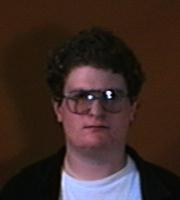
#> input picture Face_Images/faces_dataset/101_Image3.jpg, 180 x 200 px, found by its file name; its folder holds only this picture in this run
$ python Eigenfaces_Implementation.py
#> lines starting #> are read from the running program, lines starting #| are printed output that depends on the picture
### face_image.py
import numpy as np
from skimage import io
from skimage import transform

class FaceImage:
    image_array = None
    image_vector = None
    identity = None
    OMEGA_k = None

    def __init__(self, image, identity):
#> called with identity = '101_Image3.jpg'
        if isinstance(image, str):
            self.image_array = np.array(transform.resize(
                io.imread(image, as_gray=True), (150, 150)))
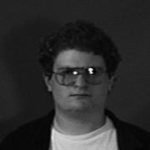
#> self.image_array: shape (150, 150) float64; min 0.00139, max 0.973, mean 0.179
        else:
            self.image_array = image
        if isinstance(identity, str):
            identity = identity.split('_')[0]
            if identity == "unidentified":
                self.identity = None
            else:
                self.identity = int(identity)
        else:
            self.identity = identity
        self.image_vector = self.image_array.flatten().reshape(-1, 1)
        self.OMEGA_k = None

    def displayImage(self):
        io.imshow(self.image_array)

### eigen_pair.py
class EigenPair:
    eigen_value = None
    magnitude = None
    eigen_vector = None

    def __init__(self, eigen_value, eigen_vector):
        self.eigen_value = eigen_value
        self.magnitude = abs(eigen_value)
        self.eigen_vector = eigen_vector

### Utilities.py
# Utility methods used in each recognition implementation

from skimage import io
from skimage import transform
from face_image import FaceImage
from eigen_pair import EigenPair
import numpy as np
import os
import math


def importDataSet(foldername=os.getcwd() + "/Face_Images/faces_dataset"):
    face_images = []
    for filename in os.listdir(foldername):
        path = foldername + '/' + filename
        face_images.append(FaceImage(path, filename))
    return face_images


# [21 lines left out: functions euclideanDistance, KNearestNeighbors, not called in this run]

### Eigenfaces_Implementation/Eigenfaces_Implementation.py
# MTHE-493 Facial Recognition Project
# EigenFaces Implementation
# Jake Stubbs

from matplotlib import pyplot as plt
import numpy as np
import os
from Utilities import euclideanDistance, importDataSet, FaceImage, EigenPair

# Computes the vector representation of the average face of all of the faces in the provided dataset.
def averageVector(face_images):
    face_images_arrays = []
    for image in face_images:
        face_images_arrays.append(image.image_array)
#> after the loop, face_images_arrays = 1 item
    return np.mean(face_images_arrays, axis=0).reshape(-1,1)

# Computes the standard deviation of each face image and returns an array of deviation vectors.
def standardDeviation(face_images, average_face):
    face_deviations = []
    for face in face_images:
        face_deviations.append(face.image_vector - average_face)
#> this loop made 1 pass
#> after the loop, face_deviations = 1 item
    return face_deviations

# Computes the eigenvectors of the provided empirical covariance matrix A.
def covarianceEigenvectors(face_deviations, A):
    L = np.dot(np.transpose(A),A)
    return np.linalg.eig(L)

# Converts eigen vector to face images to be displayed.
def getEigenFace(eigen_vector, A):
    eigen_face = np.dot(A, eigen_vector).reshape(150,150)
    return eigen_face

# Projects newly introduced face image onto predetermined low dimensional image space.
def projectImage(face_image, eigen_pairs, average_face, A):
    projection = []
    for pair in eigen_pairs:
        omega_k = float(np.dot(np.dot(A, pair.eigen_vector), face_image - average_face))
        projection.append(omega_k)
    return projection

# K Nearest Neighbor to classify an individual image projection based on the shortest euclidean distance from the projected training images.
def KNearestNeighbors(training_classes, test_row, num_neighbors):
	distances = list()
	for face in training_classes:
		dist = euclideanDistance(test_row, face.OMEGA_k)
		distances.append((face, dist))
	distances.sort(key=lambda tup: tup[1])
	neighbors = list()
	for i in range(num_neighbors):
		neighbors.append(distances[i][0])
	return neighbors

# Classify unidentified face image projection based on the projections of the identified K nearest neighbors.
def classifyImage(corresponding_faces, new_face_projection):
    identity_dictionary = dict()
    for faceImage in corresponding_faces:
        if identity_dictionary.get(faceImage.identity) == None:
            identity_dictionary[faceImage.identity] = faceImage
        else:
            identity_dictionary[faceImage.identity].OMEGA_k = np.mean([identity_dictionary[faceImage.identity].OMEGA_k, faceImage.OMEGA_k], axis=0)

    updated_results = []
    for key in identity_dictionary:
        dist = euclideanDistance(new_face_projection, identity_dictionary[key].OMEGA_k)
        updated_results.append((identity_dictionary[key], dist))

    updated_results.sort(key=lambda tup: tup[1])
    return updated_results[0][0]

def main():
    '''IMPORT DATA SET AND TRAIN'''
    # Import training data set.
    face_images = importDataSet()

    # Compute the average of all of the imported face images.
    average_face = averageVector(face_images)

    # Compute the deviation of all of the face images.
    face_deviations = standardDeviation(face_images, average_face)
#> face_deviations = 1 item

    # Calculate A matrix, impirical covariance matrix is given by C = A*AT
    A = np.concatenate(face_deviations, axis=1)

    # Calculate eigen vectors and values from the impirical covariance matrix.
    eigen_values, eigen_vectors = covarianceEigenvectors(face_deviations, A)
#> in covarianceEigenvectors, `L = np.dot(np.transpose(A),A)`: L = [0]
#> eigen_values = [0]; eigen_vectors = [1]

    # Pair the eigenvectors and eigenvalues then order pairs by decreasing eigenvalue magnitude.
    eigen_pairs = []
    for i in range(len(eigen_values)):
        eigen_pairs.append(EigenPair(eigen_values[i], eigen_vectors[i]))
#> this loop made 1 pass
#> after the loop, eigen_pairs = 1 item
    eigen_pairs.sort(key=lambda x: x.magnitude, reverse=True)

    '''TO INTRODUCE A SINGLE FACE AT A TIME:'''
    # Optimal dimension for accuracy of recognition.
    OPTIMAL_DIM = 7
    # Optimal nearest neighbors to consider for accuracy of recognition.
    OPTIMAL_K = 3
    # Choose a subset of eigenpairs corresponding to DIM largest eigenvalues.

    ms_eigen_pairs = []
    for k in range(OPTIMAL_DIM):
        ms_eigen_pairs.append(eigen_pairs[k])
#> after the loop, ms_eigen_pairs = 1 item

    # Classify the given training dataset based on the chosen subspace.
    for face in face_images:
        face.OMEGA_k = projectImage(face.image_vector, ms_eigen_pairs, average_face, A)
        print(face.OMEGA_k)

    # Introduce new face and classify
    new_face_file = input("Enter the filename of an image to be classified: ")
    new_face = FaceImage(new_face_file, None)

    new_face_projection = projectImage(new_face.image_vector, ms_eigen_pairs, average_face, A)

    corresponding_faces = KNearestNeighbors(face_images, new_face_projection, OPTIMAL_K)
    for face in corresponding_faces:
        print(face.identity)

    corresponding_face = classifyImage(corresponding_faces, new_face_projection)

    # TODO: Add some check which will determine if the match is close enough.
    #new_face.identity = corresponding_face[0].identity

    plt.figure(1)
    new_face.displayImage()

    plt.figure(2)
    corresponding_face.displayImage()

    plt.show()

    '''FOR OPTIMIZING K AND DIM USING CONSISTENT TRAINING DATA:'''
    '''unidentified_faces = importDataSet(os.getcwd() + "/unidentified")

    correct_identifications = dict()
    for i in range(1,8):
        correct_identifications[i] = 0
    print(correct_identifications)
    for i in range(1,8):
        # Number of neighbors to consider in KNN classification.
        K = i
        # Number of dimensions to use to construct subspace.
        DIM = 7

        # Choose a subset of eigenpairs corresponding to DIM largest eigenvalues.
        ms_eigen_pairs = []
        for k in range(DIM):
            ms_eigen_pairs.append(eigen_pairs[k])

        # Classify the given training dataset based on the chosen subspace.
        for face in face_images:
            face.OMEGA_k = projectImage(face.image_vector, ms_eigen_pairs, average_face, A)
            print(face.OMEGA_k)

        for new_face in unidentified_faces:
            # Introduce new face and classify
            new_face_projection = projectImage(new_faced.image_vector, ms_eigen_pairs, average_face, A)

            corresponding_faces = KNearestNeighbors(face_images, new_face_projection, K)
            for face in corresponding_faces:
                print(face.identity)

            corresponding_face = classifyImage(corresponding_faces, new_face_projection)

            plt.figure(1)
            io.imshow(new_face.image_array)

            plt.figure(2)
            io.imshow(corresponding_face.image_array)

            #plt.show()
            plt.draw()
            plt.pause(1) # <-------
            plt.close()

            while True:
                try:
                    n = input("Enter a 1 if the previous identification was correct or a 0 if it was not:")
                    n = int(n)
                    break
                except ValueError:
                    print("Try again")
            correct_identifications[i] += n
            print(correct_identifications)

    for key in correct_identifications:
        correct_identifications[key] = correct_identifications[key]/len(unidentified_faces)
    lists = sorted(correct_identifications.items()) # sorted by key, return a list of tuples

    x, y = zip(*lists) # unpack a list of pairs into two tuples

    plt.plot(x, y)
    plt.xlabel("Dimension of Subspace")
    plt.ylabel("Identification accuracy")
    plt.show()'''

#> (the run stopped early here; a loop or call above may not have finished)

$ run again, on Face_Images/faces_dataset/16_Image4.jpg
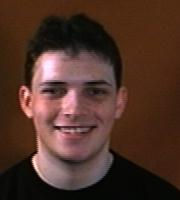
#> input picture Face_Images/faces_dataset/16_Image4.jpg, 180 x 200 px, found by its file name
#> in __init__, `self.image_array = np.array(transform.resize( io.imread(image, as_gray..`:
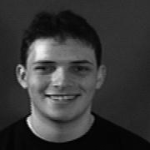
#> self.image_array: shape (150, 150) float64; min 0.0023, max 0.951, mean 0.22
#> after the loop in averageVector, `for image in face_images:`: face_images_arrays = 1 item
#> the loop in standardDeviation, `for face in face_images:` made 1 pass
#> L = [0]
#> eigen_vectors = [1]
#> the loop in main, `for i in range(len(eigen_values)):` made 1 pass
#> after the loop in main, `for i in range(len(eigen_values)):`: eigen_pairs = 1 item

$ run again, on Face_Images/faces_dataset/18_Image1.jpg
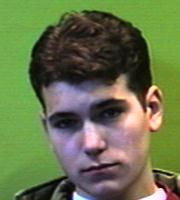
#> input picture Face_Images/faces_dataset/18_Image1.jpg, 180 x 200 px, found by its file name
#> in __init__, `self.image_array = np.array(transform.resize( io.imread(image, as_gray..`:
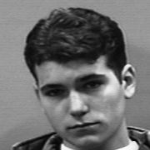
#> self.image_array: shape (150, 150) float64; min 0.0189, max 0.99, mean 0.431
#> after the loop in averageVector, `for image in face_images:`: face_images_arrays = 1 item
#> the loop in standardDeviation, `for face in face_images:` made 1 pass
#> L = [0]
#> eigen_vectors = [1]
#> the loop in main, `for i in range(len(eigen_values)):` made 1 pass
#> after the loop in main, `for i in range(len(eigen_values)):`: eigen_pairs = 1 item

$ run again, on Face_Images/faces_dataset/18_Image3.jpg
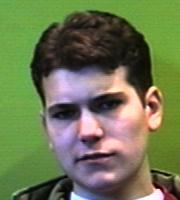
#> input picture Face_Images/faces_dataset/18_Image3.jpg, 180 x 200 px, found by its file name
#> in __init__, `self.image_array = np.array(transform.resize( io.imread(image, as_gray..`:
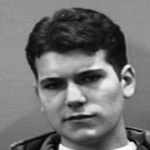
#> self.image_array: shape (150, 150) float64; min 0.00559, max 0.991, mean 0.448
#> after the loop in averageVector, `for image in face_images:`: face_images_arrays = 1 item
#> the loop in standardDeviation, `for face in face_images:` made 1 pass
#> L = [0]
#> eigen_vectors = [1]
#> the loop in main, `for i in range(len(eigen_values)):` made 1 pass
#> after the loop in main, `for i in range(len(eigen_values)):`: eigen_pairs = 1 item

$ run again, on Face_Images/faces_dataset/103_Image1.jpg
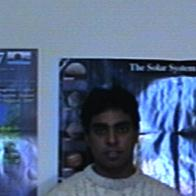
#> input picture Face_Images/faces_dataset/103_Image1.jpg, 196 x 196 px, found by its file name
#> in __init__, `self.image_array = np.array(transform.resize( io.imread(image, as_gray..`:
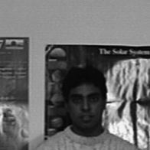
#> self.image_array: shape (150, 150) float64; min 0.0103, max 0.98, mean 0.42
#> after the loop in averageVector, `for image in face_images:`: face_images_arrays = 1 item
#> the loop in standardDeviation, `for face in face_images:` made 1 pass
#> L = [0]
#> eigen_vectors = [1]
#> the loop in main, `for i in range(len(eigen_values)):` made 1 pass
#> after the loop in main, `for i in range(len(eigen_values)):`: eigen_pairs = 1 item
